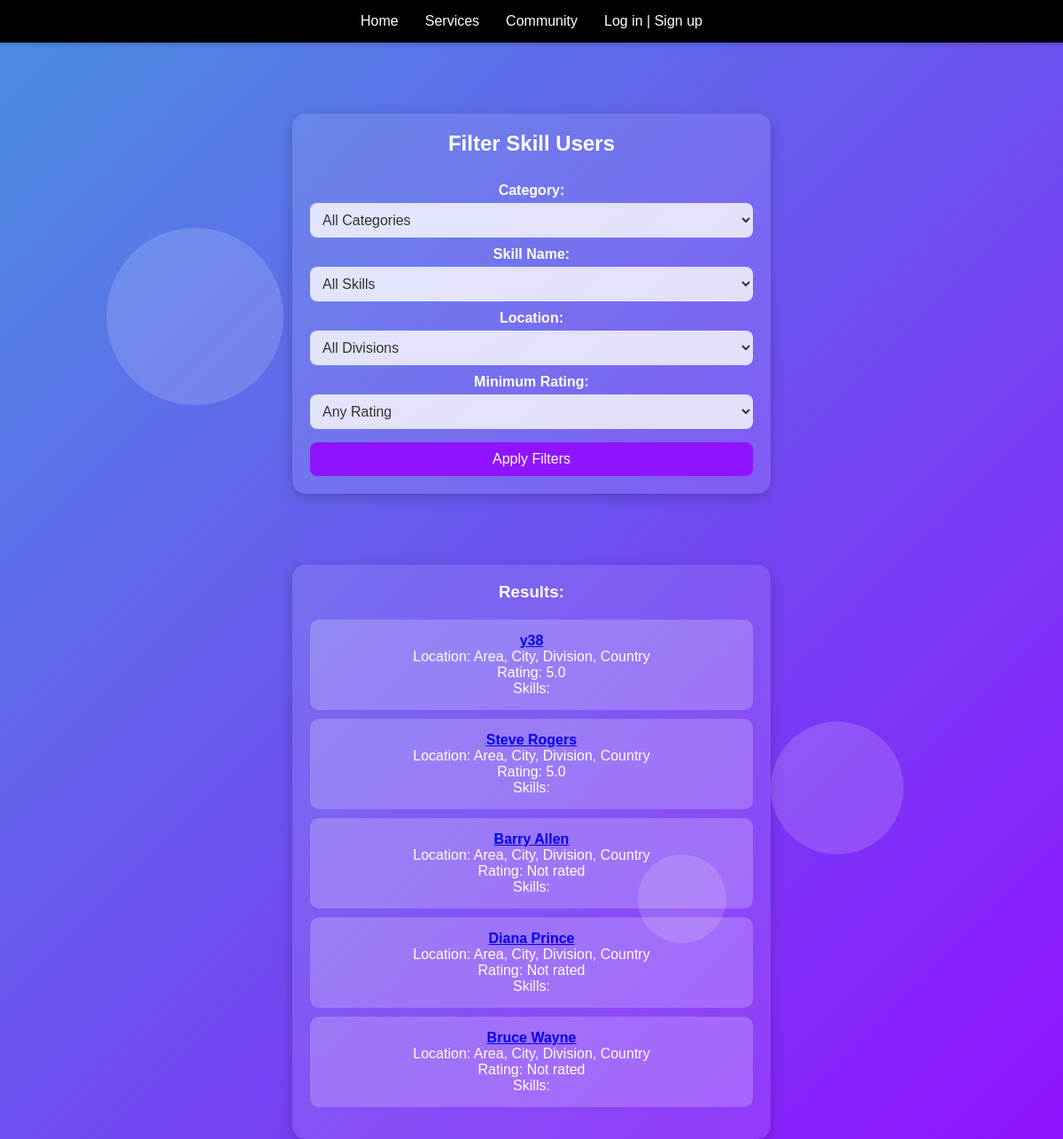
The app's page /filter-skills/ with its own data.
### Users/models.py (models this page shows, shortened)
class profile(models.Model):
    user = models.OneToOneField(User, null=True, on_delete=models.CASCADE)
    name = models.CharField(max_length=100, null=True, blank=True)
    bio = models.TextField(null=True, blank=True)
    image = models.ImageField(upload_to='images/profile_images/', default='images/profile_images/default.jpg', null=True, blank=True)
    birthday = models.DateField(null=True, blank=True)
    gender = models.CharField(max_length=10, choices=[('Male', 'Male'), ('Female', 'Female'), ('Other', 'Other')], null=True, blank=True)
    location = models.CharField(max_length=255, null=True, blank=True)
    phone=models.CharField(default="Enter number",max_length=11,null=True, blank=True)
    status=models.CharField(default='Non-professional', max_length=100)

class PublicProfile(models.Model):
    user = models.OneToOneField(User, on_delete=models.CASCADE, related_name="public_profile")
    rating = models.FloatField(default=0.0)
    followers = models.ManyToManyField(User, related_name="follows", blank=True)
    following = models.ManyToManyField(User, related_name="following_profiles", blank=True)

### Users/views.py (the view)
# urls.py: path('filter-skills/', views.filter_skills, name='filter_skills'),
def filter_skills(request):
    categories = Skill.objects.values_list('category', flat=True).distinct()
    skill_names = Skill.objects.values_list('name', flat=True).distinct()
    divisions = [
        'Dhaka', 'Chattogram', 'Khulna', 'Rajshahi', 'Barishal', 'Sylhet', 'Rangpur', 'Mymensingh'
    ]
    selected_category = request.GET.get('category')
    selected_skill_name = request.GET.get('skill_name')
    selected_location = request.GET.get('location')
    selected_rating = request.GET.get('rating')
    skill_users = profile.objects.filter(
        status='Professional',
        user__public_profile__isnull=False
    )
    if selected_category:
        skill_users = skill_users.filter(user__skills__category=selected_category)
    if selected_skill_name:
        skill_users = skill_users.filter(user__skills__name=selected_skill_name)
    if selected_location:
        skill_users = skill_users.filter(location=selected_location)
    if selected_rating:
        skill_users = skill_users.filter(user__public_profile__rating__gte=int(selected_rating))
    skill_users = skill_users.distinct()
    context = {
        'categories': categories,
        'skill_names': skill_names,
        'divisions': divisions,
        'skill_users': skill_users,
        'selected_category': selected_category,
        'selected_skill_name': selected_skill_name,
        'selected_location': selected_location,
        'selected_rating': selected_rating,
    }
    return render(request, 'filter_skills.html', context)

### templates/filter_skills.html (shortened to what this page needs)
<!DOCTYPE html>
<html lang="en">
<head>
</head>
<body>
    <div class="floating-shape shape1"></div>
    <div class="floating-shape shape2"></div>
    <div class="floating-shape shape3"></div>
    <nav>
        <ul>
            <li><a href="{% url 'index' %}">Home</a></li>
            <li><a href="{% url 'services_page' %}">Services</a></li>
            <li><a href="{% url 'community' %}">Community</a></li>
            <li>
                {% if user.is_authenticated %}
                    <a href="{% url 'profile' %}">Account</a>
                    <a href="{% url 'public_profile' username=user.username %}">Profile Card</a>
                    <a href="{% url 'logout' %}">Logout</a>
                {% else %}
                    <a href="{% url 'login' %}">Log in | Sign up</a>
                {% endif %}
            </li>
        </ul>
    </nav>
    <div class="filter-card">
        <h2>Filter Skill Users</h2>
        <form method="GET" action="{% url 'filter_skills' %}">
            <label for="category">Category:</label>
            <select name="category" id="category">
                <option value="">All Categories</option>
            </select>
            <label for="skill_name">Skill Name:</label>
            <select name="skill_name" id="skill_name">
                <option value="">All Skills</option>
            </select>
            <label for="location">Location:</label>
            <select name="location" id="location">
                <option value="">All Divisions</option>
            </select>
            <label for="rating">Minimum Rating:</label>
            <select name="rating" id="rating">
                <option value="">Any Rating</option>
            </select>
            <button type="submit">Apply Filters</button>
        </form>
    </div>
    <div class="filter-card">
        <h3>Results:</h3>
        <ul class="results-list">
            {% for user_profile in skill_users %}
                <li>
                    <a href="{% url 'public_profile' username=user_profile.user.username %}">
                        <strong>{{ user_profile.user.username }}</strong>
                    </a><br>
                    Location: {{ user_profile.location }}<br>
                    Rating: {{ user_profile.user.public_profile.rating|default:"Not rated" }}<br>
                    Skills:
                </li>
            {% empty %}
                <li>No skill users found with the selected criteria.</li>
            {% endfor %}
        </ul>
    </div>
</body>
</html>

### templates/filter_skills.html (style rules this page uses)
body { margin: 0; padding: 0; font-family: Arial, sans-serif; display: flex; flex-direction: column; align-items: center; min-height: 100vh; background: linear-gradient(135deg, #4a90e2, #9013fe); overflow: auto; }
.floating-shape { position: absolute; border-radius: 50%; opacity: 0.15; animation: float 8s infinite ease-in-out; }
.shape1 { width: 200px; height: 200px; background: #ffffff; top: 20%; left: 10%; }
.shape2 { width: 150px; height: 150px; background: #ffffff; bottom: 25%; right: 15%; }
.shape3 { width: 100px; height: 100px; background: #ffffff; top: 75%; left: 60%; }
nav { background-color: #000000; padding: 15px 30px; box-shadow: 0px 2px 5px rgba(0, 0, 0, 0.2); display: flex; justify-content: center; position: sticky; top: 0; z-index: 10; width:100%; }
nav ul { list-style: none; display: flex; margin: 0; padding: 0; }
nav ul li a { text-decoration: none; color: #ffffff; padding: 10px 15px; font-size: 16px; font-weight: 500; position: relative; transition: color 0.3s; }
nav ul li a::after { content: ''; position: absolute; left: 0; bottom: 0; width: 0; height: 2px; background-color: #f4a261; transition: width 0.3s; }
.filter-card { background: rgba(255, 255, 255, 0.1); border-radius: 15px; padding: 20px; width: 90%; max-width: 500px; text-align: center; color: white; margin-top: 80px; box-shadow: 0 4px 15px rgba(0, 0, 0, 0.2); }
.filter-card h2, .filter-card h3 { margin-top: 0; }
form { display: flex; flex-direction: column; }
form label { margin-top: 10px; font-weight: bold; }
form select, form button { padding: 10px; margin-top: 5px; border-radius: 8px; border: none; font-size: 16px; }
form select { background: rgba(255, 255, 255, 0.8); color: #333; }
form button { background: #9013fe; color: white; cursor: pointer; transition: background 0.3s; margin-top: 15px; }
.results-list { list-style-type: none; padding: 0; margin-top: 20px; }
.results-list li { background: rgba(255, 255, 255, 0.2); padding: 15px; margin-top: 10px; border-radius: 10px; color: white; }

### records on screen
profile: user.username "y38", location "Area, City, Division, Country", user.public_profile.rating "5.0"
profile: user.username "Steve Rogers", location "Area, City, Division, Country", user.public_profile.rating "5.0"
profile: user.username "Barry Allen", location "Area, City, Division, Country", user.public_profile.rating "Not rated"
profile: user.username "Diana Prince", location "Area, City, Division, Country", user.public_profile.rating "Not rated"
profile: user.username "Bruce Wayne", location "Area, City, Division, Country", user.public_profile.rating "Not rated"
